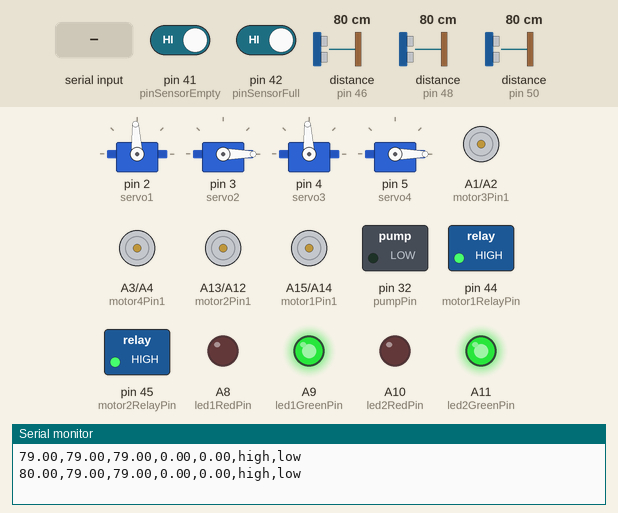
A sketch run on a simulated Arduino Mega 2560, built with avr-gcc and run on an emulated ATmega2560. Parts: 4 × servo, motor-driver pin pairs drawn as motors (green arrow = first pin HIGH = forward, orange = second pin HIGH = backward, longer = more drive), switched loads named in the sketch (green lamp = pin HIGH), output pins drawn as LEDs (lit = HIGH), the last lines printed to the serial monitor. Wiring (inferred from the names in the program): 3 × ultrasonic range finder: trigger pin 47, echo pin 46 / trigger pin 49, echo pin 48 / trigger pin 51, echo pin 50. The test bench sets the inputs (shaded band); at power-on: pin 41 (pinSensorEmpty) HIGH, pin 42 (pinSensorFull) HIGH, distance to the obstacle (sensors on pin 46, pin 48, pin 50) 80 cm. The echo pulse lasts 58.3 µs per cm; pins used as bus, display or sensor lines are not drawn.

Above: at 1.2 s.
1.3 s: "MOTORA1A2_UP\n" received over Serial
At 2.7 s:
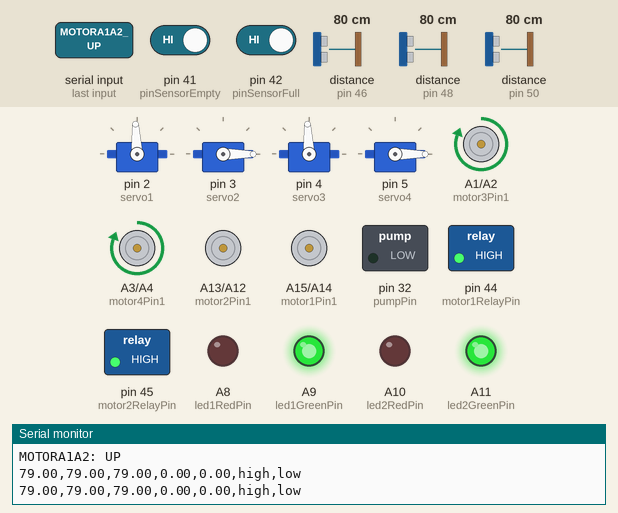
3.0 s: "MOTORA1A2_DOWN\n" received over Serial
At 4.2 s:
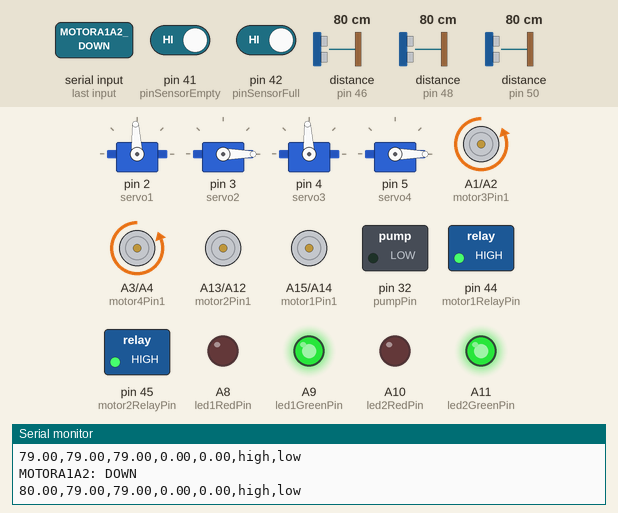
5.1 s: "MOTOR8_11_UP\n" received over Serial
At 6.5 s:
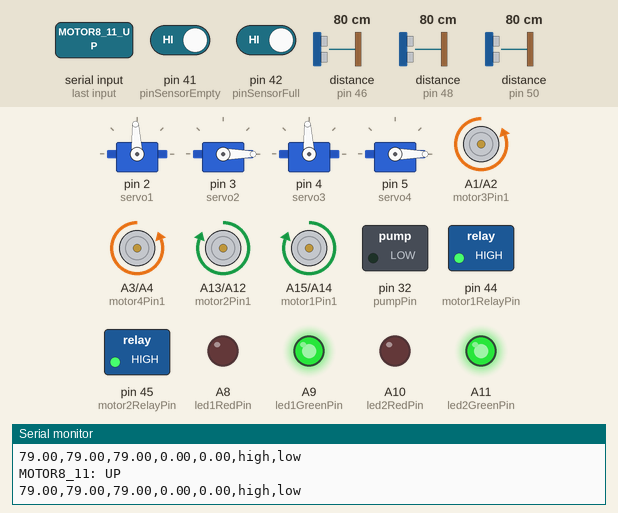
7.3 s: "MOTORA1A2_STOP\n" received over Serial
At 8.8 s:
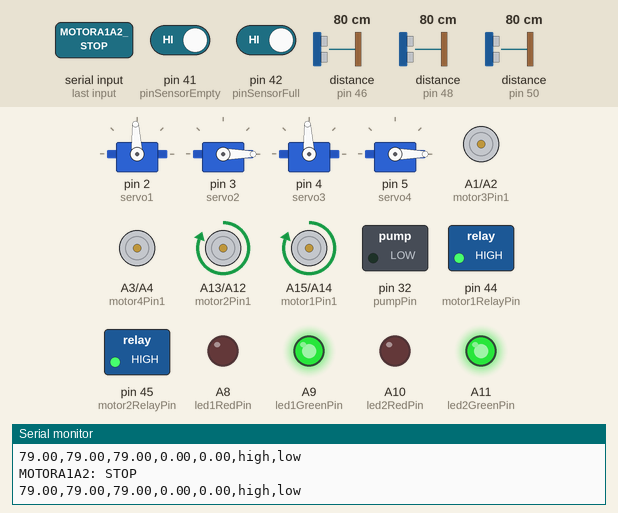
9.4 s: "MOTOR8_11_DOWN\n" received over Serial
At 11.2 s:
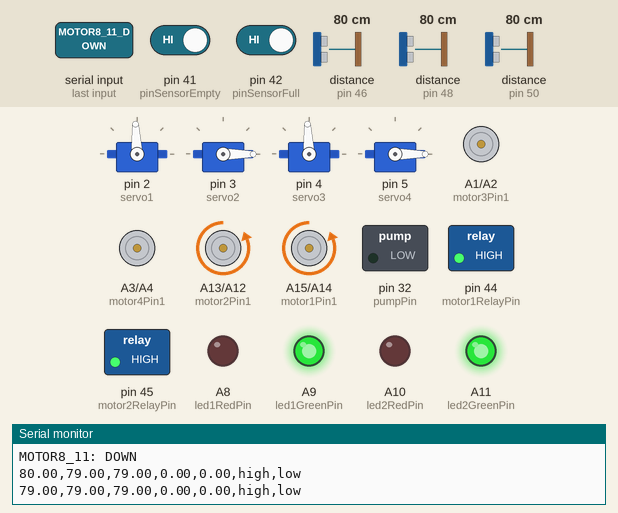
Timing chart, 0 to 12.7 s (numbered marks = the images above; inputs shaded):
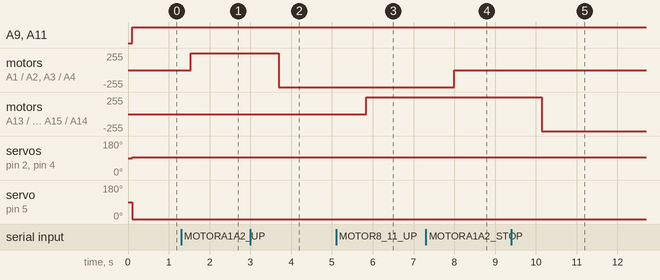

The sketch:

shluz.ino
```cpp
#include <Servo.h>
#include <Wire.h>

// Параметры для сервоприводов
Servo servo1;
Servo servo2;
Servo servo3;
Servo servo4;

// Параметры для драйверов двигателей L9110S
int motor1Pin1 = A15;
int motor1Pin2 = A14;
int motor2Pin1 = A13;
int motor2Pin2 = A12;
int motor3Pin1 = A1;
int motor3Pin2 = A2;
int motor4Pin1 = A3;
int motor4Pin2 = A4;

// Датчики уровня воды
const uint8_t pinSensorEmpty = 41; // Пин для датчика "Пустой шлюз"
const uint8_t pinSensorFull = 42;  // Пин для датчика "Полный шлюз"
bool waterLevelEmpty = false;      // Состояние уровня воды "Пустой шлюз"
bool waterLevelFull = false;       // Состояние уровня воды "Полный шлюз"

// Датчик расхода воды
int flowSensorPin = A0;
volatile long pulseCount = 0;
float flowRate = 0.0;
float totalWater = 0.0;

// Светодиоды
int led1RedPin = A8;
int led1GreenPin = A9;
int led2RedPin = A10;
int led2GreenPin = A11;

// Управление моторами через L298N
//int motor1EnablePin = 44;  // ВКЛ/ВЫКЛ 1 мотор
//int motor1PinA = 24;       // Управление 1 мотором
//int motor1PinB = 26;       // Управление 1 мотором
//int motor2EnablePin = 45;  // ВКЛ/ВЫКЛ 2 мотор
//int motor2PinA = 28;       // Управление 2 мотором
//int motor2PinB = 30;       // Управление 2 мотором

int motor1RelayPin = 44;  // ВКЛ/ВЫКЛ 1 мотор
int motor2RelayPin = 45;  // ВКЛ/ВЫКЛ 2 мотор

// Управление помпой
int pumpPin = 32;

// Датчики расстояний
int PIN_TRIG_DOWN = 47;
int PIN_ECHO_DOWN = 46;
int PIN_TRIG_MIDDLE = 49;
int PIN_ECHO_MIDDLE = 48;
int PIN_TRIG_UP = 51;
int PIN_ECHO_UP = 50;

// Состояния устройств
int motorA1A2State = 0; // 1 - верх, 2 - низ, 0 - стоп
int motor8_11State = 0; // 1 - верх, 2 - низ, 0 - стоп
bool servo2_3State = false;  // false - закрыто, true - открыто
bool servo4_5State = false;  // false - закрыто, true - открыто
bool led1State = false;      // false - выключен, true - включен
bool led2State = false;      // false - выключен, true - включен
int motor1Speed = 0;         // Скорость мотора 1 (0-255)
int motor2Speed = 0;         // Скорость мотора 2 (0-255)
bool pumpState = false;      // Состояние помпы
bool modeState = false;      // Режим работы шлюза. false - ручной, true - автоматический

// Функция для управления сервоприводами
void controlServos(bool open2_3, bool open4_5) {
  if (open2_3) {
    servo1.write(-5); // Открыто
    servo2.write(93);
  } else {
    servo2.write(-5);
    delay(100);
    servo1.write(93); // Закрыто
  }

  if (open4_5) {
    servo3.write(-5); // Открыто
    servo4.write(93);
  } else {
    servo3.write(93); // Закрыто
    servo4.write(-5);
  }
}

// Функция для управления моторами
void controlMotors(int motorA1A2Up, int motor8_11Up) {
  if (motorA1A2Up == 1) {
    analogWrite(motor3Pin1, 255); // Верх
    analogWrite(motor3Pin2, 0);
    analogWrite(motor4Pin1, 255);
    analogWrite(motor4Pin2, 0);
  } else if (motorA1A2Up == 2) {
    analogWrite(motor3Pin1, 0); // вниз
    analogWrite(motor3Pin2, 255);
    analogWrite(motor4Pin1, 0);
    analogWrite(motor4Pin2, 255);
  } else if (motorA1A2Up == 0) {
    analogWrite(motor3Pin1, 0); // стоп
    analogWrite(motor3Pin2, 0);
    analogWrite(motor4Pin1, 0);
    analogWrite(motor4Pin2, 0);
  }

  if (motor8_11Up == 1) {
    analogWrite(motor1Pin1, 255); // Верх
    analogWrite(motor1Pin2, 0);
    analogWrite(motor2Pin1, 255);
    analogWrite(motor2Pin2, 0);
  } else if (motor8_11Up == 2) {
    analogWrite(motor1Pin1, 0); // вниз
    analogWrite(motor1Pin2, 255);
    analogWrite(motor2Pin1, 0);
    analogWrite(motor2Pin2, 255);
  } else if (motor8_11Up == 0) {
    analogWrite(motor1Pin1, 0); // стоп
    analogWrite(motor1Pin2, 0);
    analogWrite(motor2Pin1, 0);
    analogWrite(motor2Pin2, 0);
  }
}

// Функция для управления светодиодами
void controlLEDs(bool led1On, bool led2On) {
  digitalWrite(led1RedPin, led1On ? HIGH : LOW);
  digitalWrite(led1GreenPin, led1On ? LOW : HIGH);
  digitalWrite(led2RedPin, led2On ? HIGH : LOW);
  digitalWrite(led2GreenPin, led2On ? LOW : HIGH);
}

// Функция для управления моторами через L298N
//void controlL298N(bool motor1On, bool motor2On) {
//  // Управление мотором 1
//  if (motor1On) {
//    digitalWrite(motor1PinA, HIGH);
//    digitalWrite(motor1PinB, LOW);
//    analogWrite(motor1EnablePin, 255); // Полная скорость
//  } else {
//    digitalWrite(motor1EnablePin, LOW); // Остановка мотора 1
//  }
//
//  // Управление мотором 2
//  if (motor2On) {
//    digitalWrite(motor2PinA, HIGH);
//    digitalWrite(motor2PinB, LOW);
//    analogWrite(motor2EnablePin, 255); // Полная скорость
//  } else {
//    digitalWrite(motor2EnablePin, LOW); // Остановка мотора 2
//  }
//}

// Функция для управления помпой
void controlPump(bool state) {
  digitalWrite(pumpPin, state ? HIGH : LOW);
}

float distanse(int PIN_ECHO, int PIN_TRIG) {
  long duration, cm;

  digitalWrite(PIN_TRIG, LOW);
  delayMicroseconds(5);
  digitalWrite(PIN_TRIG, HIGH);
  delayMicroseconds(10);
  digitalWrite(PIN_TRIG, LOW);

  duration = pulseIn(PIN_ECHO, HIGH);
  cm = (duration / 2) / 29.1;
  return cm;
}

// Функция для обработки прерываний от датчика расхода воды
void pulseCounter() {
  pulseCount++;
}

String currentMode = "manual";  // По умолчанию ручной режим

void setup() {
  // Инициализация сервоприводов
  servo1.attach(2);
  servo2.attach(3);
  servo3.attach(4);
  servo4.attach(5);

  // Инициализация моторов
  pinMode(motor1Pin1, OUTPUT);
  pinMode(motor1Pin2, OUTPUT);
  pinMode(motor2Pin1, OUTPUT);
  pinMode(motor2Pin2, OUTPUT);
  pinMode(motor3Pin1, OUTPUT);
  pinMode(motor3Pin2, OUTPUT);
  pinMode(motor4Pin1, OUTPUT);
  pinMode(motor4Pin2, OUTPUT);

  // Инициализация светодиодов
  pinMode(led1RedPin, OUTPUT);
  pinMode(led1GreenPin, OUTPUT);
  pinMode(led2RedPin, OUTPUT);
  pinMode(led2GreenPin, OUTPUT);

  // Инициализация моторов через L298N
//  pinMode(motor1EnablePin, OUTPUT);
//  pinMode(motor1PinA, OUTPUT);
//  pinMode(motor1PinB, OUTPUT);
//  pinMode(motor2EnablePin, OUTPUT);
//  pinMode(motor2PinA, OUTPUT);
//  pinMode(motor2PinB, OUTPUT);
  // Инициализация реле
  pinMode(motor1RelayPin, OUTPUT);
  pinMode(motor2RelayPin, OUTPUT);

  // Инициализация помпы
  pinMode(pumpPin, OUTPUT);

  // Инициализация датчиков расстояния
  pinMode(PIN_TRIG_DOWN, OUTPUT);
  pinMode(PIN_ECHO_DOWN, INPUT);
  pinMode(PIN_TRIG_MIDDLE, OUTPUT);
  pinMode(PIN_ECHO_MIDDLE, INPUT);
  pinMode(PIN_TRIG_UP, OUTPUT);
  pinMode(PIN_ECHO_UP, INPUT);

  // Инициализация датчиков уровня воды
  pinMode(pinSensorEmpty, INPUT_PULLUP);
  pinMode(pinSensorFull, INPUT_PULLUP);

  // Инициализация датчика расхода воды
  pinMode(flowSensorPin, INPUT);
  attachInterrupt(digitalPinToInterrupt(flowSensorPin), pulseCounter, FALLING);

  // Инициализация Serial
  Serial.begin(115200);

  digitalWrite(motor1RelayPin, HIGH);
  digitalWrite(motor2RelayPin, HIGH);
}

void full_shluz() {
  //controlServos(true, false); // открыть верхний бъеф
  //controlLEDs(true,false); // включить верхний зеленый светодиод
  //
  //while (distanse(PIN_ECHO_MIDDLE, PIN_ECHO_MIDDLE) > 10) { // держим верхний бъеф открытым пока не припарковался корабль в шлюзе
  //  delay(100);
  //}
  //controlLEDs(false,false); // переключить верхний зеленый светодиод на красный
  //controlServos(false, false); // закрыть верхний бъеф
  //  delay(2000); // задержка в 2 секунды
  //controlL298N(true,false); // откачиваем воду из шлюза
  //while (waterLevelEmpty) {
  //delay(100);
  //}
  //controlL298N(false,false); // останавливаем откачку воды из шлюза
  //
  //controlServos(false, true); // открыть нижний бъеф
  //controlLEDs(false,true); // включить нижний зеленый светодиод
  //while (distanse(PIN_ECHO_DOWN, PIN_ECHO_DOWN) > 10) { // держим нижний бъеф открытым пока не проплыл корабль из шлюза
  //  delay(100);
  //controlLEDs(false,false); // переключить нижний зеленый светодиод на красный
  //controlServos(false, false); // закрыть нижний бъеф
}

void empty_shluz() {
  //controlServos(false, true);                                 // открыть нижний бъеф
  //controlLEDs(false,true);                                    // включить нижний зеленый светодиод
  //
  //while (distanse(PIN_ECHO_MIDDLE, PIN_ECHO_MIDDLE) > 10) {   // держим верхний бъеф открытым пока не припарковался корабль в шлюзе
  //  delay(100);
  //}
  //controlLEDs(false,false);                                   // переключить верхний зеленый светодиод на красный
  //controlServos(false, false);                                // закрыть верхний бъеф
  //delay(2000);                                                // задержка в 2 секунды
  //controlL298N(false,true);                                   // наполняем водой шлюз
  //while (!waterLevelFull) {
  //  delay(100);
  //}
  //controlL298N(false,false);                                  // останавливаем наполнение водой шлюза
  //delay(2000);                                                // задержка в 2 секунды
  //controlServos(true, false);                                 // открыть верхний бъеф
  //controlLEDs(true,false);                                    // включить верхний зеленый светодиод
  //while (distanse(PIN_ECHO_UP, PIN_ECHO_UP) > 10) {           // держим нижний бъеф открытым пока не проплыл корабль из шлюза
  //  delay(100);
  //controlLEDs(false,false);                                   // переключить верхний зеленый светодиод на красный
  //controlServos(false, false);                                // закрыть верхний бъеф
}

void loop() {
  // Обработка сигналов с датчиков уровня воды
  waterLevelEmpty = !digitalRead(pinSensorEmpty); // Если уровень воды низкий, waterLevelEmpty = true
  waterLevelFull = !digitalRead(pinSensorFull);   // Если уровень воды высокий, waterLevelFull = true

  // Обработка команд от Serial
  if (Serial.available()) {
    String command = Serial.readStringUntil('\n');
    command.trim();
    // Выбор режима работы
    if (command == "MODE_STATE_FALSE") {
      modeState = false;
      Serial.println("MODE: HAND");
    } else if (command == "MODE_STATE_TRUE") {
      modeState = true;
      Serial.println("MODE: AUTO");
    }
    // Управление моторами A1,A2 и A3,A4
      else if (command == "MOTORA1A2_UP") {
      motorA1A2State = 1;
      Serial.println("MOTORA1A2: UP");
    } else if (command == "MOTORA1A2_DOWN") {
      motorA1A2State = 2;
      Serial.println("MOTORA1A2: DOWN");
    } else if (command == "MOTORA1A2_STOP") {
      motorA1A2State = 0;
      Serial.println("MOTORA1A2: STOP");
    }

    // Управление моторами 8,9 и 10,11
    else if (command == "MOTOR8_11_UP") {
      motor8_11State = 1;
      Serial.println("MOTOR8_11: UP");
    } else if (command == "MOTOR8_11_DOWN") {
      motor8_11State = 2;
      Serial.println("MOTOR8_11: DOWN");
    } else if (command == "MOTOR8_11_STOP") {
      motor8_11State = 0;
      Serial.println("MOTOR8_11: STOP");
    }

    // Управление сервоприводами 2,3
    else if (command == "SERVO2_3_OPEN") {
      servo2_3State = true;
      Serial.println("SERVO2_3: OPEN");
    } else if (command == "SERVO2_3_CLOSE") {
      servo2_3State = false;
      Serial.println("SERVO2_3: CLOSE");
    }

    // Управление сервоприводами 4,5
    else if (command == "SERVO4_5_OPEN") {
      servo4_5State = true;
      Serial.println("SERVO4_5: OPEN");
    } else if (command == "SERVO4_5_CLOSE") {
      servo4_5State = false;
      Serial.println("SERVO4_5: CLOSE");
    }

    // Управление светодиодами
    else if (command == "LED1_ON") {
      led1State = true;
      Serial.println("LED1: ON");
    } else if (command == "LED1_OFF") {
      led1State = false;
      Serial.println("LED1: OFF");
    } else if (command == "LED2_ON") {
      led2State = true;
      Serial.println("LED2: ON");
    } else if (command == "LED2_OFF") {
      led2State = false;
      Serial.println("LED2: OFF");
    }

    // Обработка команд для управления моторами
//    else if (command == "MOTOR1_ON") {
//      motor1Speed = 255; // Включить мотор 1
//      Serial.println("MOTOR1: ON");
//    } else if (command == "MOTOR1_OFF") {
//      motor1Speed = 0; // Выключить мотор 1
//      Serial.println("MOTOR1: OFF");
//    } else if (command == "MOTOR2_ON") {
//      motor2Speed = 255; // Включить мотор 2
//      Serial.println("MOTOR2: ON");
//    } else if (command == "MOTOR2_OFF") {
//      motor2Speed = 0; // Выключить мотор 2
//      Serial.println("MOTOR2: OFF");
//    }

      else if (command == "MOTOR1_ON") {
      digitalWrite(motor1RelayPin, LOW); // Включить мотор 1
      Serial.println("MOTOR1: ON");
    } else if (command == "MOTOR1_OFF") {
      digitalWrite(motor1RelayPin, HIGH); // Выключить мотор 1
      Serial.println("MOTOR1: OFF");
    } else if (command == "MOTOR2_ON") {
      digitalWrite(motor2RelayPin, LOW);; // Включить мотор 2
      Serial.println("MOTOR2: ON");
    } else if (command == "MOTOR2_OFF") {
      digitalWrite(motor2RelayPin, HIGH); // Выключить мотор 2
      Serial.println("MOTOR2: OFF");
    }

    // Управление помпой
    else if (command == "PUMP_ON") {
      pumpState = true;
      Serial.println("PUMP: ON");
    } else if (command == "PUMP_OFF") {
      pumpState = false;
      Serial.println("PUMP: OFF");
    }
  }

  // Управление устройствами
  controlServos(servo2_3State, servo4_5State);
  controlMotors(motorA1A2State, motor8_11State);
  controlLEDs(led1State, led2State);
  controlPump(pumpState);

  // Управление моторами
  //controlL298N(motor1Speed > 0, motor2Speed > 0);

  // Обработка сигналов с датчиков уровня воды
  waterLevelEmpty = !digitalRead(pinSensorEmpty); // Если уровень воды низкий, waterLevelEmpty = true
  waterLevelFull = !digitalRead(pinSensorFull);   // Если уровень воды высокий, waterLevelFull = true

  // Обновление данных датчиков каждую секунду
  static unsigned long lastMeasurement = 0;
  if (millis() - lastMeasurement >= 1000) {
    detachInterrupt(digitalPinToInterrupt(flowSensorPin));
    flowRate = pulseCount / 7.5f; // Для YF-S401: 7.5 импульсов/литр
    totalWater += flowRate / 60;
    pulseCount = 0;
    lastMeasurement = millis();
    attachInterrupt(digitalPinToInterrupt(flowSensorPin), pulseCounter, FALLING);
  }
  // отправка данных одной строкой
  String data_to_serial = String(distanse(PIN_ECHO_DOWN, PIN_TRIG_DOWN)) + ",";
  data_to_serial += String(distanse(PIN_ECHO_MIDDLE, PIN_TRIG_MIDDLE)) + ",";
  data_to_serial += String(distanse(PIN_ECHO_UP, PIN_TRIG_UP)) + ",";
  data_to_serial += String(totalWater) + ",";
  data_to_serial += String(flowRate) + ",";
  data_to_serial += String(!waterLevelEmpty ? "high" : "low") + ",";
  data_to_serial += String(waterLevelFull ? "high" : "low");

  delay(100);
  Serial.println(data_to_serial);

//  if (modeState){
//    if (distanse(PIN_ECHO_UP, PIN_TRIG_UP) < 10.0) {
//    full_shluz();
//    }
//  }

  delay(500); // Задержка для стабильности
}
```

Measured:
- after the input at 1.3 s, motor on A1 (motor3Pin1) / A2 (motor3Pin2), motor on A3 (motor4Pin1) / A4 (motor4Pin2): stopped → forward 255/255 after 0.24 s
- after the input at 3.0 s, motor on A1 (motor3Pin1) / A2 (motor3Pin2), motor on A3 (motor4Pin1) / A4 (motor4Pin2): forward 255/255 → backward 255/255 after 0.69 s
- after the input at 5.1 s, motor on A13 (motor2Pin1) / A12 (motor2Pin2), motor on A15 (motor1Pin1) / A14 (motor1Pin2): stopped → forward 255/255 after 0.74 s
- after the input at 7.3 s, motor on A1 (motor3Pin1) / A2 (motor3Pin2), motor on A3 (motor4Pin1) / A4 (motor4Pin2): backward 255/255 → stopped after 0.70 s
- after the input at 9.4 s, motor on A13 (motor2Pin1) / A12 (motor2Pin2), motor on A15 (motor1Pin1) / A14 (motor1Pin2): forward 255/255 → backward 255/255 after 0.75 s
